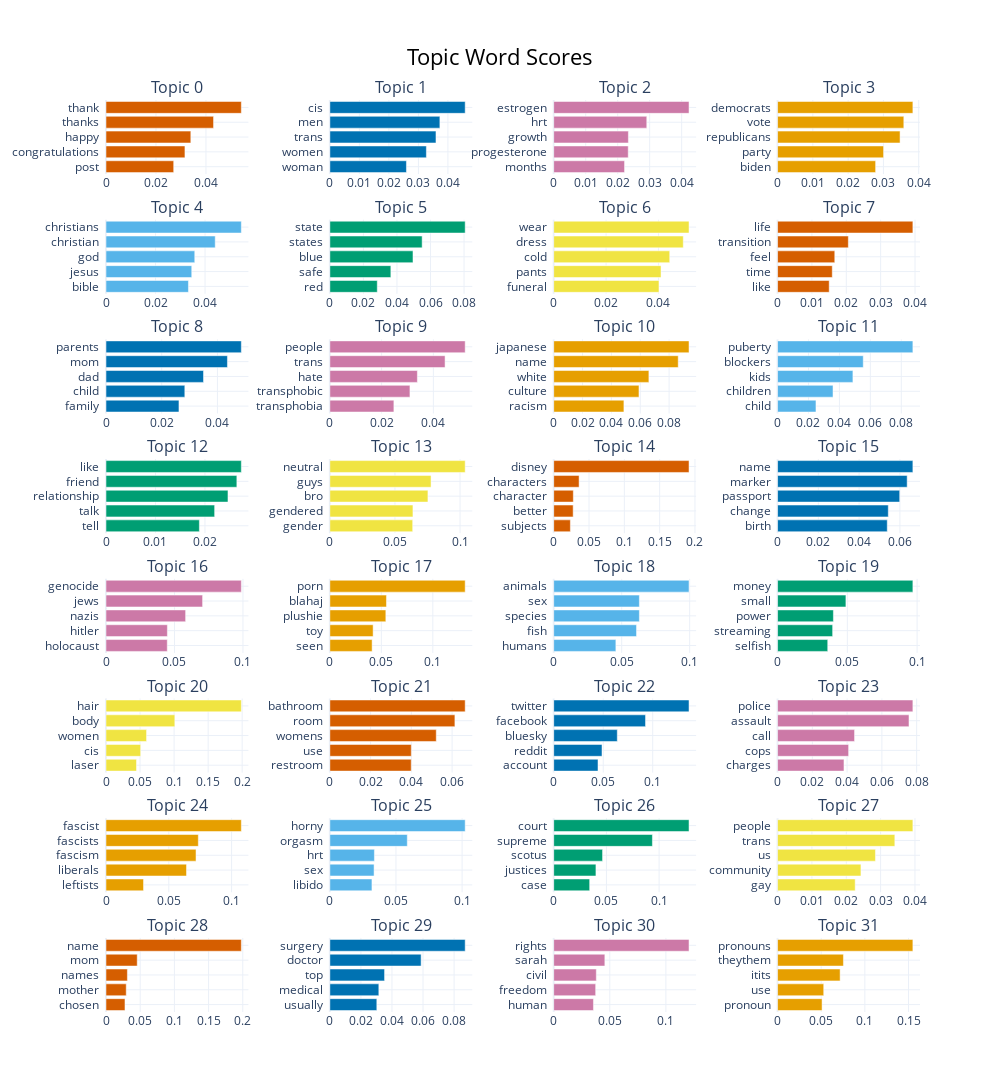

The notebook cell saved with this chart:
### Code cell
bert_model.visualize_barchart(top_n_topics=32, title='Topic Word Scores', width=250, height=250, autoscale=True)

### Figure 1 — Plotly figure (JSON) as saved in the notebook; plotly's stock layout.template omitted (floating-point values rounded to 4 significant figures)
{"data": [{"marker": {"color": "#D55E00"}, "orientation": "h", "type": "bar", "x": [0.02709, 0.03159, 0.03394, 0.04303, 0.05415], "xaxis": "x", "y": ["post  ", "congratulations  ", "happy  ", "thanks  ", "thank  "], "yaxis": "y"}, {"marker": {"color": "#0072B2"}, "orientation": "h", "type": "bar", "x": [0.02594, 0.0327, 0.03595, 0.03727, 0.04584], "xaxis": "x2", "y": ["woman  ", "women  ", "trans  ", "men  ", "cis  "], "yaxis": "y2"}, {"marker": {"color": "#CC79A7"}, "orientation": "h", "type": "bar", "x": [0.02214, 0.02329, 0.02334, 0.02909, 0.0423], "xaxis": "x3", "y": ["months  ", "progesterone  ", "growth  ", "hrt  ", "estrogen  "], "yaxis": "y3"}, {"marker": {"color": "#E69F00"}, "orientation": "h", "type": "bar", "x": [0.02779, 0.03004, 0.03472, 0.03578, 0.03835], "xaxis": "x4", "y": ["biden  ", "party  ", "republicans  ", "vote  ", "democrats  "], "yaxis": "y4"}, {"marker": {"color": "#56B4E9"}, "orientation": "h", "type": "bar", "x": [0.03329, 0.03463, 0.03585, 0.04412, 0.05466], "xaxis": "x5", "y": ["bible  ", "jesus  ", "god  ", "christian  ", "christians  "], "yaxis": "y5"}, {"marker": {"color": "#009E73"}, "orientation": "h", "type": "bar", "x": [0.02827, 0.03637, 0.04956, 0.05503, 0.08068], "xaxis": "x6", "y": ["red  ", "safe  ", "blue  ", "states  ", "state  "], "yaxis": "y6"}, {"marker": {"color": "#F0E442"}, "orientation": "h", "type": "bar", "x": [0.0402, 0.04099, 0.0443, 0.04948, 0.05168], "xaxis": "x7", "y": ["funeral  ", "pants  ", "cold  ", "dress  ", "wear  "], "yaxis": "y7"}, {"marker": {"color": "#D55E00"}, "orientation": "h", "type": "bar", "x": [0.01503, 0.01592, 0.01666, 0.0206, 0.03938], "xaxis": "x8", "y": ["like  ", "time  ", "feel  ", "transition  ", "life  "], "yaxis": "y8"}, {"marker": {"color": "#0072B2"}, "orientation": "h", "type": "bar", "x": [0.0262, 0.0283, 0.03501, 0.0436, 0.04859], "xaxis": "x9", "y": ["family  ", "child  ", "dad  ", "mom  ", "parents  "], "yaxis": "y9"}, {"marker": {"color": "#CC79A7"}, "orientation": "h", "type": "bar", "x": [0.02474, 0.03094, 0.03381, 0.04452, 0.05229], "xaxis": "x10", "y": ["transphobia  ", "transphobic  ", "hate  ", "trans  ", "people  "], "yaxis": "y10"}, {"marker": {"color": "#E69F00"}, "orientation": "h", "type": "bar", "x": [0.04867, 0.05911, 0.06598, 0.08631, 0.0938], "xaxis": "x11", "y": ["racism  ", "culture  ", "white  ", "name  ", "japanese  "], "yaxis": "y11"}, {"marker": {"color": "#56B4E9"}, "orientation": "h", "type": "bar", "x": [0.02484, 0.03586, 0.04873, 0.05541, 0.08749], "xaxis": "x12", "y": ["child  ", "children  ", "kids  ", "blockers  ", "puberty  "], "yaxis": "y12"}, {"marker": {"color": "#009E73"}, "orientation": "h", "type": "bar", "x": [0.01887, 0.02196, 0.02465, 0.02645, 0.02735], "xaxis": "x13", "y": ["tell  ", "talk  ", "relationship  ", "friend  ", "like  "], "yaxis": "y13"}, {"marker": {"color": "#F0E442"}, "orientation": "h", "type": "bar", "x": [0.06362, 0.06382, 0.07533, 0.07773, 0.1039], "xaxis": "x14", "y": ["gender  ", "gendered  ", "bro  ", "guys  ", "neutral  "], "yaxis": "y14"}, {"marker": {"color": "#D55E00"}, "orientation": "h", "type": "bar", "x": [0.02359, 0.02756, 0.02779, 0.03593, 0.1916], "xaxis": "x15", "y": ["subjects  ", "better  ", "character  ", "characters  ", "disney  "], "yaxis": "y15"}, {"marker": {"color": "#0072B2"}, "orientation": "h", "type": "bar", "x": [0.0538, 0.05431, 0.0599, 0.06356, 0.06636], "xaxis": "x16", "y": ["birth  ", "change  ", "passport  ", "marker  ", "name  "], "yaxis": "y16"}, {"marker": {"color": "#CC79A7"}, "orientation": "h", "type": "bar", "x": [0.04473, 0.04481, 0.05814, 0.07053, 0.09881], "xaxis": "x17", "y": ["holocaust  ", "hitler  ", "nazis  ", "jews  ", "genocide  "], "yaxis": "y17"}, {"marker": {"color": "#E69F00"}, "orientation": "h", "type": "bar", "x": [0.04105, 0.04203, 0.05437, 0.05497, 0.1314], "xaxis": "x18", "y": ["seen  ", "toy  ", "plushie  ", "blahaj  ", "porn  "], "yaxis": "y18"}, {"marker": {"color": "#56B4E9"}, "orientation": "h", "type": "bar", "x": [0.04572, 0.06092, 0.063, 0.063, 0.09952], "xaxis": "x19", "y": ["humans  ", "fish  ", "species  ", "sex  ", "animals  "], "yaxis": "y19"}, {"marker": {"color": "#009E73"}, "orientation": "h", "type": "bar", "x": [0.03597, 0.03947, 0.04003, 0.04899, 0.09699], "xaxis": "x20", "y": ["selfish  ", "streaming  ", "power  ", "small  ", "money  "], "yaxis": "y20"}, {"marker": {"color": "#F0E442"}, "orientation": "h", "type": "bar", "x": [0.04478, 0.0509, 0.05957, 0.1011, 0.1988], "xaxis": "x21", "y": ["laser  ", "cis  ", "women  ", "body  ", "hair  "], "yaxis": "y21"}, {"marker": {"color": "#D55E00"}, "orientation": "h", "type": "bar", "x": [0.03994, 0.03998, 0.05224, 0.06139, 0.06643], "xaxis": "x22", "y": ["restroom  ", "use  ", "womens  ", "room  ", "bathroom  "], "yaxis": "y22"}, {"marker": {"color": "#0072B2"}, "orientation": "h", "type": "bar", "x": [0.04473, 0.04877, 0.06421, 0.09273, 0.1367], "xaxis": "x23", "y": ["account  ", "reddit  ", "bluesky  ", "facebook  ", "twitter  "], "yaxis": "y23"}, {"marker": {"color": "#CC79A7"}, "orientation": "h", "type": "bar", "x": [0.03821, 0.04087, 0.04429, 0.07559, 0.07783], "xaxis": "x24", "y": ["charges  ", "cops  ", "call  ", "assault  ", "police  "], "yaxis": "y24"}, {"marker": {"color": "#E69F00"}, "orientation": "h", "type": "bar", "x": [0.02987, 0.06409, 0.07169, 0.07351, 0.1077], "xaxis": "x25", "y": ["leftists  ", "liberals  ", "fascism  ", "fascists  ", "fascist  "], "yaxis": "y25"}, {"marker": {"color": "#56B4E9"}, "orientation": "h", "type": "bar", "x": [0.03183, 0.03344, 0.03369, 0.05856, 0.1023], "xaxis": "x26", "y": ["libido  ", "sex  ", "hrt  ", "orgasm  ", "horny  "], "yaxis": "y26"}, {"marker": {"color": "#009E73"}, "orientation": "h", "type": "bar", "x": [0.03411, 0.04006, 0.04634, 0.09363, 0.1284], "xaxis": "x27", "y": ["case  ", "justices  ", "scotus  ", "supreme  ", "court  "], "yaxis": "y27"}, {"marker": {"color": "#F0E442"}, "orientation": "h", "type": "bar", "x": [0.02259, 0.02427, 0.02849, 0.03413, 0.03939], "xaxis": "x28", "y": ["gay  ", "community  ", "us  ", "trans  ", "people  "], "yaxis": "y28"}, {"marker": {"color": "#D55E00"}, "orientation": "h", "type": "bar", "x": [0.02775, 0.02959, 0.03128, 0.04566, 0.1979], "xaxis": "x29", "y": ["chosen  ", "mother  ", "names  ", "mom  ", "name  "], "yaxis": "y29"}, {"marker": {"color": "#0072B2"}, "orientation": "h", "type": "bar", "x": [0.03025, 0.03155, 0.03523, 0.05878, 0.08715], "xaxis": "x30", "y": ["usually  ", "medical  ", "top  ", "doctor  ", "surgery  "], "yaxis": "y30"}, {"marker": {"color": "#CC79A7"}, "orientation": "h", "type": "bar", "x": [0.03543, 0.0374, 0.03798, 0.04559, 0.1206], "xaxis": "x31", "y": ["human  ", "freedom  ", "civil  ", "sarah  ", "rights  "], "yaxis": "y31"}, {"marker": {"color": "#E69F00"}, "orientation": "h", "type": "bar", "x": [0.05099, 0.05288, 0.07167, 0.07546, 0.155], "xaxis": "x32", "y": ["pronoun  ", "use  ", "itits  ", "theythem  ", "pronouns  "], "yaxis": "y32"}], "layout": {"annotations": [{"font": {"size": 16}, "showarrow": false, "text": "Topic 0", "x": 0.0875, "xanchor": "center", "xref": "paper", "y": 1, "yanchor": "bottom", "yref": "paper"}, {"font": {"size": 16}, "showarrow": false, "text": "Topic 1", "x": 0.3625, "xanchor": "center", "xref": "paper", "y": 1, "yanchor": "bottom", "yref": "paper"}, {"font": {"size": 16}, "showarrow": false, "text": "Topic 2", "x": 0.6375, "xanchor": "center", "xref": "paper", "y": 1, "yanchor": "bottom", "yref": "paper"}, {"font": {"size": 16}, "showarrow": false, "text": "Topic 3", "x": 0.9125, "xanchor": "center", "xref": "paper", "y": 1, "yanchor": "bottom", "yref": "paper"}, {"font": {"size": 16}, "showarrow": false, "text": "Topic 4", "x": 0.0875, "xanchor": "center", "xref": "paper", "y": 0.8687, "yanchor": "bottom", "yref": "paper"}, {"font": {"size": 16}, "showarrow": false, "text": "Topic 5", "x": 0.3625, "xanchor": "center", "xref": "paper", "y": 0.8687, "yanchor": "bottom", "yref": "paper"}, {"font": {"size": 16}, "showarrow": false, "text": "Topic 6", "x": 0.6375, "xanchor": "center", "xref": "paper", "y": 0.8687, "yanchor": "bottom", "yref": "paper"}, {"font": {"size": 16}, "showarrow": false, "text": "Topic 7", "x": 0.9125, "xanchor": "center", "xref": "paper", "y": 0.8687, "yanchor": "bottom", "yref": "paper"}, {"font": {"size": 16}, "showarrow": false, "text": "Topic 8", "x": 0.0875, "xanchor": "center", "xref": "paper", "y": 0.7375, "yanchor": "bottom", "yref": "paper"}, {"font": {"size": 16}, "showarrow": false, "text": "Topic 9", "x": 0.3625, "xanchor": "center", "xref": "paper", "y": 0.7375, "yanchor": "bottom", "yref": "paper"}, {"font": {"size": 16}, "showarrow": false, "text": "Topic 10", "x": 0.6375, "xanchor": "center", "xref": "paper", "y": 0.7375, "yanchor": "bottom", "yref": "paper"}, {"font": {"size": 16}, "showarrow": false, "text": "Topic 11", "x": 0.9125, "xanchor": "center", "xref": "paper", "y": 0.7375, "yanchor": "bottom", "yref": "paper"}, {"font": {"size": 16}, "showarrow": false, "text": "Topic 12", "x": 0.0875, "xanchor": "center", "xref": "paper", "y": 0.6062, "yanchor": "bottom", "yref": "paper"}, {"font": {"size": 16}, "showarrow": false, "text": "Topic 13", "x": 0.3625, "xanchor": "center", "xref": "paper", "y": 0.6062, "yanchor": "bottom", "yref": "paper"}, {"font": {"size": 16}, "showarrow": false, "text": "Topic 14", "x": 0.6375, "xanchor": "center", "xref": "paper", "y": 0.6062, "yanchor": "bottom", "yref": "paper"}, {"font": {"size": 16}, "showarrow": false, "text": "Topic 15", "x": 0.9125, "xanchor": "center", "xref": "paper", "y": 0.6062, "yanchor": "bottom", "yref": "paper"}, {"font": {"size": 16}, "showarrow": false, "text": "Topic 16", "x": 0.0875, "xanchor": "center", "xref": "paper", "y": 0.475, "yanchor": "bottom", "yref": "paper"}, {"font": {"size": 16}, "showarrow": false, "text": "Topic 17", "x": 0.3625, "xanchor": "center", "xref": "paper", "y": 0.475, "yanchor": "bottom", "yref": "paper"}, {"font": {"size": 16}, "showarrow": false, "text": "Topic 18", "x": 0.6375, "xanchor": "center", "xref": "paper", "y": 0.475, "yanchor": "bottom", "yref": "paper"}, {"font": {"size": 16}, "showarrow": false, "text": "Topic 19", "x": 0.9125, "xanchor": "center", "xref": "paper", "y": 0.475, "yanchor": "bottom", "yref": "paper"}, {"font": {"size": 16}, "showarrow": false, "text": "Topic 20", "x": 0.0875, "xanchor": "center", "xref": "paper", "y": 0.3437, "yanchor": "bottom", "yref": "paper"}, {"font": {"size": 16}, "showarrow": false, "text": "Topic 21", "x": 0.3625, "xanchor": "center", "xref": "paper", "y": 0.3437, "yanchor": "bottom", "yref": "paper"}, {"font": {"size": 16}, "showarrow": false, "text": "Topic 22", "x": 0.6375, "xanchor": "center", "xref": "paper", "y": 0.3437, "yanchor": "bottom", "yref": "paper"}, {"font": {"size": 16}, "showarrow": false, "text": "Topic 23", "x": 0.9125, "xanchor": "center", "xref": "paper", "y": 0.3437, "yanchor": "bottom", "yref": "paper"}, {"font": {"size": 16}, "showarrow": false, "text": "Topic 24", "x": 0.0875, "xanchor": "center", "xref": "paper", "y": 0.2125, "yanchor": "bottom", "yref": "paper"}, {"font": {"size": 16}, "showarrow": false, "text": "Topic 25", "x": 0.3625, "xanchor": "center", "xref": "paper", "y": 0.2125, "yanchor": "bottom", "yref": "paper"}, {"font": {"size": 16}, "showarrow": false, "text": "Topic 26", "x": 0.6375, "xanchor": "center", "xref": "paper", "y": 0.2125, "yanchor": "bottom", "yref": "paper"}, {"font": {"size": 16}, "showarrow": false, "text": "Topic 27", "x": 0.9125, "xanchor": "center", "xref": "paper", "y": 0.2125, "yanchor": "bottom", "yref": "paper"}, {"font": {"size": 16}, "showarrow": false, "text": "Topic 28", "x": 0.0875, "xanchor": "center", "xref": "paper", "y": 0.08125, "yanchor": "bottom", "yref": "paper"}, {"font": {"size": 16}, "showarrow": false, "text": "Topic 29", "x": 0.3625, "xanchor": "center", "xref": "paper", "y": 0.08125, "yanchor": "bottom", "yref": "paper"}, {"font": {"size": 16}, "showarrow": false, "text": "Topic 30", "x": 0.6375, "xanchor": "center", "xref": "paper", "y": 0.08125, "yanchor": "bottom", "yref": "paper"}, {"font": {"size": 16}, "showarrow": false, "text": "Topic 31", "x": 0.9125, "xanchor": "center", "xref": "paper", "y": 0.08125, "yanchor": "bottom", "yref": "paper"}], "height": 2000, "hoverlabel": {"bgcolor": "white", "font": {"family": "Rockwell", "size": 16}}, "showlegend": false, "title": {"font": {"color": "Black", "size": 22}, "text": "Topic Word Scores", "x": 0.5, "xanchor": "center", "yanchor": "top"}, "width": 1000, "xaxis": {"anchor": "y", "domain": [0, 0.175], "showgrid": true}, "xaxis10": {"anchor": "y10", "domain": [0.275, 0.45], "showgrid": true}, "xaxis11": {"anchor": "y11", "domain": [0.55, 0.725], "showgrid": true}, "xaxis12": {"anchor": "y12", "domain": [0.825, 1], "showgrid": true}, "xaxis13": {"anchor": "y13", "domain": [0, 0.175], "showgrid": true}, "xaxis14": {"anchor": "y14", "domain": [0.275, 0.45], "showgrid": true}, "xaxis15": {"anchor": "y15", "domain": [0.55, 0.725], "showgrid": true}, "xaxis16": {"anchor": "y16", "domain": [0.825, 1], "showgrid": true}, "xaxis17": {"anchor": "y17", "domain": [0, 0.175], "showgrid": true}, "xaxis18": {"anchor": "y18", "domain": [0.275, 0.45], "showgrid": true}, "xaxis19": {"anchor": "y19", "domain": [0.55, 0.725], "showgrid": true}, "xaxis2": {"anchor": "y2", "domain": [0.275, 0.45], "showgrid": true}, "xaxis20": {"anchor": "y20", "domain": [0.825, 1], "showgrid": true}, "xaxis21": {"anchor": "y21", "domain": [0, 0.175], "showgrid": true}, "xaxis22": {"anchor": "y22", "domain": [0.275, 0.45], "showgrid": true}, "xaxis23": {"anchor": "y23", "domain": [0.55, 0.725], "showgrid": true}, "xaxis24": {"anchor": "y24", "domain": [0.825, 1], "showgrid": true}, "xaxis25": {"anchor": "y25", "domain": [0, 0.175], "showgrid": true}, "xaxis26": {"anchor": "y26", "domain": [0.275, 0.45], "showgrid": true}, "xaxis27": {"anchor": "y27", "domain": [0.55, 0.725], "showgrid": true}, "xaxis28": {"anchor": "y28", "domain": [0.825, 1], "showgrid": true}, "xaxis29": {"anchor": "y29", "domain": [0, 0.175], "showgrid": true}, "xaxis3": {"anchor": "y3", "domain": [0.55, 0.725], "showgrid": true}, "xaxis30": {"anchor": "y30", "domain": [0.275, 0.45], "showgrid": true}, "xaxis31": {"anchor": "y31", "domain": [0.55, 0.725], "showgrid": true}, "xaxis32": {"anchor": "y32", "domain": [0.825, 1], "showgrid": true}, "xaxis4": {"anchor": "y4", "domain": [0.825, 1], "showgrid": true}, "xaxis5": {"anchor": "y5", "domain": [0, 0.175], "showgrid": true}, "xaxis6": {"anchor": "y6", "domain": [0.275, 0.45], "showgrid": true}, "xaxis7": {"anchor": "y7", "domain": [0.55, 0.725], "showgrid": true}, "xaxis8": {"anchor": "y8", "domain": [0.825, 1], "showgrid": true}, "xaxis9": {"anchor": "y9", "domain": [0, 0.175], "showgrid": true}, "yaxis": {"anchor": "x", "domain": [0.9187, 1], "showgrid": true}, "yaxis10": {"anchor": "x10", "domain": [0.6562, 0.7375], "showgrid": true}, "yaxis11": {"anchor": "x11", "domain": [0.6562, 0.7375], "showgrid": true}, "yaxis12": {"anchor": "x12", "domain": [0.6562, 0.7375], "showgrid": true}, "yaxis13": {"anchor": "x13", "domain": [0.525, 0.6062], "showgrid": true}, "yaxis14": {"anchor": "x14", "domain": [0.525, 0.6062], "showgrid": true}, "yaxis15": {"anchor": "x15", "domain": [0.525, 0.6062], "showgrid": true}, "yaxis16": {"anchor": "x16", "domain": [0.525, 0.6062], "showgrid": true}, "yaxis17": {"anchor": "x17", "domain": [0.3937, 0.475], "showgrid": true}, "yaxis18": {"anchor": "x18", "domain": [0.3937, 0.475], "showgrid": true}, "yaxis19": {"anchor": "x19", "domain": [0.3937, 0.475], "showgrid": true}, "yaxis2": {"anchor": "x2", "domain": [0.9187, 1], "showgrid": true}, "yaxis20": {"anchor": "x20", "domain": [0.3937, 0.475], "showgrid": true}, "yaxis21": {"anchor": "x21", "domain": [0.2625, 0.3437], "showgrid": true}, "yaxis22": {"anchor": "x22", "domain": [0.2625, 0.3437], "showgrid": true}, "yaxis23": {"anchor": "x23", "domain": [0.2625, 0.3437], "showgrid": true}, "yaxis24": {"anchor": "x24", "domain": [0.2625, 0.3437], "showgrid": true}, "yaxis25": {"anchor": "x25", "domain": [0.1312, 0.2125], "showgrid": true}, "yaxis26": {"anchor": "x26", "domain": [0.1312, 0.2125], "showgrid": true}, "yaxis27": {"anchor": "x27", "domain": [0.1312, 0.2125], "showgrid": true}, "yaxis28": {"anchor": "x28", "domain": [0.1312, 0.2125], "showgrid": true}, "yaxis29": {"anchor": "x29", "domain": [0, 0.08125], "showgrid": true}, "yaxis3": {"anchor": "x3", "domain": [0.9187, 1], "showgrid": true}, "yaxis30": {"anchor": "x30", "domain": [0, 0.08125], "showgrid": true}, "yaxis31": {"anchor": "x31", "domain": [0, 0.08125], "showgrid": true}, "yaxis32": {"anchor": "x32", "domain": [0, 0.08125], "showgrid": true}, "yaxis4": {"anchor": "x4", "domain": [0.9187, 1], "showgrid": true}, "yaxis5": {"anchor": "x5", "domain": [0.7875, 0.8687], "showgrid": true}, "yaxis6": {"anchor": "x6", "domain": [0.7875, 0.8687], "showgrid": true}, "yaxis7": {"anchor": "x7", "domain": [0.7875, 0.8687], "showgrid": true}, "yaxis8": {"anchor": "x8", "domain": [0.7875, 0.8687], "showgrid": true}, "yaxis9": {"anchor": "x9", "domain": [0.6562, 0.7375], "showgrid": true}}}
